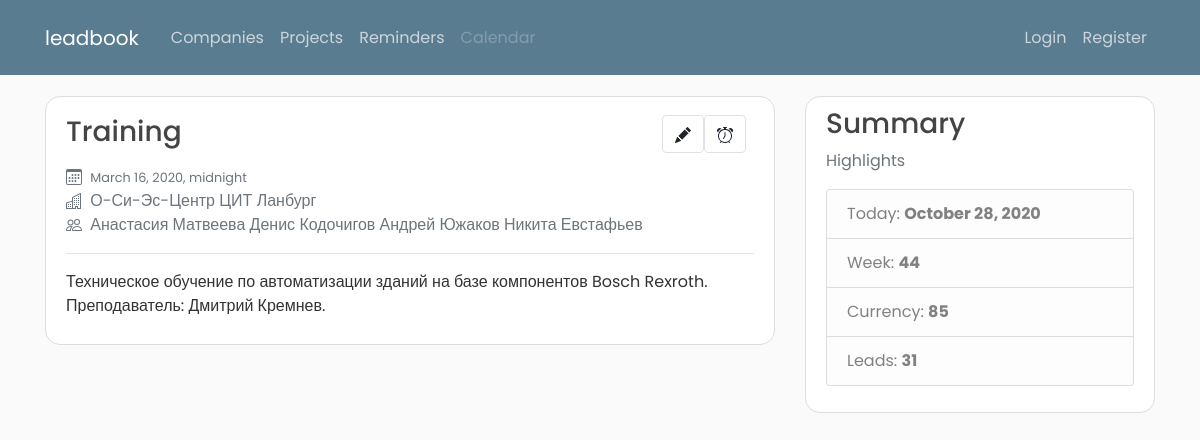
The app's page /business/events/24/ with its own data.
### business/models.py (models this page shows, shortened)
class Event(models.Model):
    title = models.CharField(max_length=5, choices=EventTitle.choices, default=EventTitle.MEETING)
    date = models.DateTimeField()
    description = models.TextField(max_length=5000)
    company = models.ManyToManyField("leads.Company")
    person = models.ManyToManyField("leads.Person")
    project = models.ForeignKey("Project", on_delete=models.SET_NULL, null=True, blank=True)
    manager = models.ForeignKey("accounts.User", null=True, on_delete=models.SET_NULL)
    class Meta:
        ordering= ['date']

### leads/models.py (models this page shows, shortened)
class Company(models.Model):
    title = models.CharField(max_length=150)
    title_latin = models.CharField(max_length=50, null=True, blank=True)
    website = models.URLField(null=True, blank=True)
    about = models.TextField(max_length=5000, null=True)
    date_added = models.DateTimeField(default=timezone.now)
    legal_form = models.ForeignKey("LegalForm", null=True, on_delete=models.SET_NULL)
    status_choices = (
        ("Unknown", "Unknown"),
        ("Active", "Active"),
        ("Inactive", "Inactive"),
        ("Blocked", "Blocked"),
        ("Competitor", "Competitor")
    )
    status = models.CharField(max_length=45, choices=status_choices, default="Unknown")
    discounts = models.ManyToManyField("inventory.Discount", help_text="Hold down “Control”, or “Command” on a Mac, "
                                                                       "to select more than one.")  # TODO: add project discount
    manager = models.ForeignKey("accounts.User", null=True, on_delete=models.SET_NULL)
    class Meta:
        unique_together = (("title", "legal_form", "about"),)

class Person(models.Model):
    first_name = models.CharField(max_length=45)
    last_name = models.CharField(max_length=45)
    role = models.CharField(max_length=3, null=True, choices=PersonRole.choices, default=PersonRole.UNKNOWN)
    description = models.TextField(max_length=500, null=True, blank=True, help_text="Особенности работы с контрагентом")
    company = models.ForeignKey("Company", null=True, on_delete=models.SET_NULL)

### business/views.py (the view)
# urls.py: path('events/<int:pk>/', EventDetail.as_view(), name='event-detail'),
class EventDetail(generic.DetailView):
    model = Event

### dashboard/context_processors.py (called while the page is built)
def summary(request):
    return {
        "global_week": date.today().isocalendar()[1],
        "global_currency": 85,  # get_currency(),
        "global_tasks": get_tasks(),
        "global_tasks_done": get_tasks_done(),
        "global_projects": get_projects(),
        "global_leads": get_leads(),
        "global_new_leads": get_new_leads()
    }

def get_leads():
    return Company.objects.count

def get_new_leads():
    time_threshold = timezone.now() - timedelta(days=15)
    new_leads = Company.objects.filter(date_added__gt=time_threshold).count
    return new_leads

def get_tasks():
    return Reminder.objects.count

def get_tasks_done():
    return Reminder.objects.filter(done=True).count

def get_projects():
    return Project.objects.count

### business/templates/business/event_detail.html (shortened to what this page needs)
{% extends 'dashboard/base.html' %}
{% block content %}
<article class="media content-section">
    <div class="media-body">
        <div class="d-flex bd-highlight">
            <div class="pt-2 pr-2 pb-2 flex-grow-1 bd-highlight">
                <h3>{{ event.get_title_display }}</h3>
            </div>
            <div class="p-2 bd-highlight">
                <a href="{% url 'business:reminder-create' %}?event={{ event.id }}&company={{ event.company.all.first.pk }}&person={{ event.person.all.first.pk }}&project={{ event.project.all.first.pk }}" class="btn border float-right">
                </a>
                <a href="{% url 'business:event-update' event.pk %}" class="btn border float-right">
                </a>
            </div>
        </div>
        <div class="text-muted">
            {% load humanize %}
            <small>{{ event.date }}</small>
            <br>
            {% for company in event.company.all %}
            <a href="{% url 'leads:detail' company.pk %}" class="text-secondary">{{ company.title }}</a>
            {% endfor %}
            <br>
            {% for person in event.person.all %}
            <a href="{% url 'leads:person-detail' person.pk %}" class="text-secondary">{{ person.first_name }} {{ person.last_name }}</a>
            {% endfor %}
        </div>
        <hr>
        <p>
            {{ event.description|linebreaks }}
        </p>
    </div>
</article>
{% endblock content %}

### dashboard/static/dashboard/main.css (style rules this page uses)
body { background: #fafafa; color: #333333; margin-top: 6rem; font-family: 'Poppins', sans-serif;; }
h1, h2, h3, h4, h5, h6 { color: #444444; }
.content-section { background: #ffffff; padding: 10px 20px; border: 1px solid #dddddd; border-radius: 15px; margin-bottom: 20px; }

### records on screen
Event: title "Training", date "March 16, 2020, midnight", description "Техническое обучение по автоматизации зданий на базе компонентов Bosch Rexroth. Преподаватель: Дмитрий Кремнев."
Company: title "О-Си-Эс-Центр"
Company: title "ЦИТ"
Company: title "Ланбург"
Person: first_name "Анастасия", last_name "Матвеева"
Person: first_name "Денис", last_name "Кодочигов"
Person: first_name "Андрей", last_name "Южаков"
Person: first_name "Никита", last_name "Евстафьев"

### other values on screen
{{ global_week }} "44"
{{ global_currency }} "85"
{{ global_leads }} "31"
